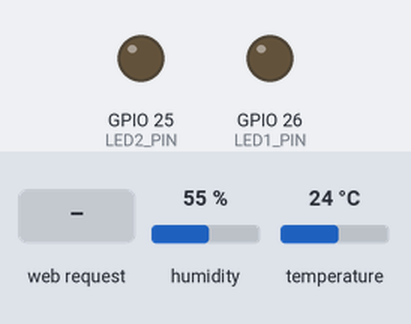
Recording of a sketch running on a simulated ESP32. Parts: output pins drawn as LEDs (lit = HIGH). Inputs (shaded band) come from the test bench; at power-on: humidity 55 %, temperature 24 °C. WiFi joins after 1.5 s; servers stay silent unless stated; what the sketch prints to the serial monitor is not drawn.

Above: at 3.7 s.
3.8 s: HTTP request GET /led1/on received
At 4.2 s:
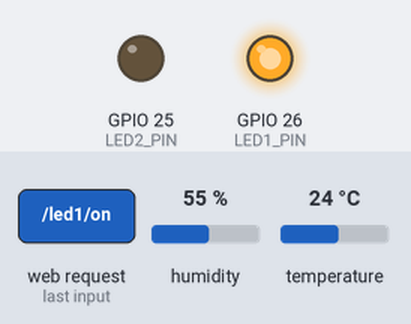
5.3 s: HTTP request GET /led2/on received
At 6.5 s:
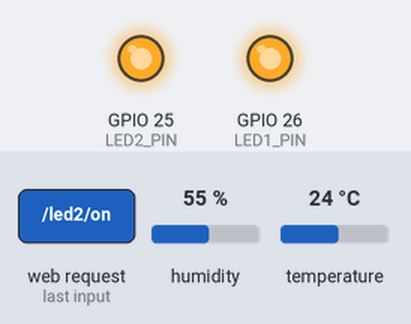
6.8 s: HTTP request GET /led1/off received
At 7.6 s:
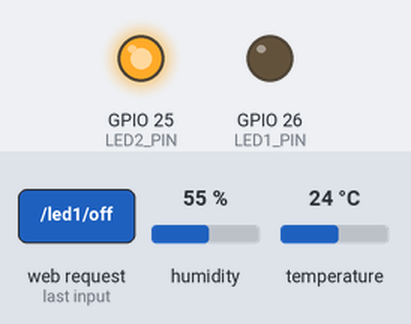
8.3 s: HTTP request GET /led2/off received
At 8.8 s:
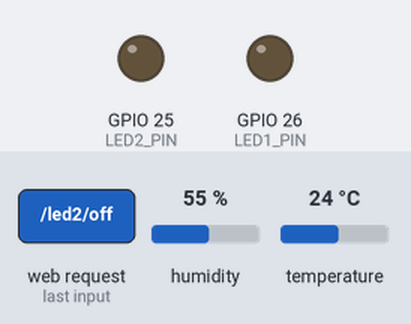
Timing chart, 0 to 10.8 s (numbered marks = the images above; inputs shaded):
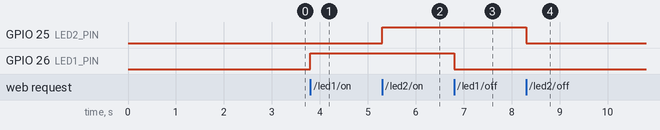

The sketch:

DHT11_and_LED_for_esp32.ino
```cpp
#include <WiFi.h>
#include "DHT.h"
#include <Adafruit_Sensor.h>
#include "ESPAsyncWebServer.h"

// ---------- DHT11 ----------
#define DHTPIN 27
#define DHTTYPE DHT11
DHT dht(DHTPIN, DHTTYPE);

// ---------- WiFi ----------
const char* ssid = "---";
const char* password = "---";

// ---------- Web server ----------
AsyncWebServer server(80);

// ---------- LEDs ----------
const int LED1_PIN = 26;
const int LED2_PIN = 25;
bool led1On = false;
bool led2On = false;

// ---------- Cached sensor values ----------
float temperature = NAN;
float humidity = NAN;
unsigned long lastRead = 0;
const unsigned long READ_INTERVAL = 2000;

// ---------- Web page ----------
const char index_html[] PROGMEM = R"rawliteral(
<!DOCTYPE HTML>
<html>
<head>
<meta charset="utf-8">
<meta name="viewport" content="width=device-width, initial-scale=1">
<title>DHT11 + LED</title>
<style>
  * { box-sizing: border-box; }
  body {
    margin: 0;
    padding: 16px;
    font-family: Arial, sans-serif;
    background: #f2f2f2;
    color: #222;
  }
  h1 {
    text-align: center;
    font-size: 1.6rem;
    margin: 4px 0 16px;
  }
  .board {
    max-width: 900px;
    margin: 0 auto;
    background: #fff;
    border: 3px solid #d9534f;
    border-radius: 16px;
    padding: 20px;
    display: grid;
    grid-template-columns: 1fr 1fr;
    gap: 24px;
  }
  @media (max-width: 640px) {
    .board { grid-template-columns: 1fr; }
  }
  .col { display: flex; flex-direction: column; gap: 24px; }

  .title {
    font-size: 1.5rem;
    font-weight: bold;
    text-decoration: underline;
    text-decoration-color: #d9534f;
    text-underline-offset: 6px;
    margin-bottom: 6px;
  }
  .gauge { text-align: center; }
  .gauge svg { width: 100%; max-width: 320px; }
  .gauge .value { font-size: 1.8rem; font-weight: bold; margin-top: -6px; }
  .gauge .unit { font-size: 1rem; color: #666; }

  .card {
    border: 2px solid #3b5b9c;
    border-radius: 18px;
    padding: 16px;
  }
  .card .title { display: flex; justify-content: space-between; align-items: center; }
  .dot {
    width: 18px; height: 18px; border-radius: 50%;
    background: #bbb; display: inline-block;
    border: 2px solid #888;
  }
  .dot.on { background: #ffd400; border-color: #c9a800; box-shadow: 0 0 12px #ffd400; }
  .btn {
    display: block;
    width: 100%;
    margin: 14px 0;
    padding: 18px;
    font-size: 1.4rem;
    font-weight: bold;
    background: #fff;
    border: 2px solid #3b5b9c;
    border-radius: 8px;
    cursor: pointer;
  }
  .btn:active { transform: scale(0.98); }
  .btn.on.active  { background: #28a745; color: #fff; border-color: #1e7e34; }
  .btn.off.active { background: #dc3545; color: #fff; border-color: #a71d2a; }
</style>
</head>
<body>
<h1>DHT11 + LED 2 ตัว</h1>
<div id="status" style="text-align:center;color:#d9534f;min-height:1.2em"></div>

<div class="board">

  <!-- LEFT: gauges -->
  <div class="col">

    <div class="gauge">
      <div class="title">Temp</div>
      <svg viewBox="0 0 200 120" id="gTemp"></svg>
      <div class="value"><span id="tVal">--</span> <span class="unit">&deg;C</span></div>
    </div>

    <div class="gauge">
      <div class="title">Hum</div>
      <svg viewBox="0 0 200 120" id="gHum"></svg>
      <div class="value"><span id="hVal">--</span> <span class="unit">%</span></div>
    </div>

  </div>

  <!-- RIGHT: LEDs -->
  <div class="col">

    <div class="card">
      <div class="title">LED 1 <span class="dot" id="dot1"></span></div>
      <button class="btn on"  id="l1on"  onclick="setLed(1,1)">ON</button>
      <button class="btn off" id="l1off" onclick="setLed(1,0)">OFF</button>
    </div>

    <div class="card">
      <div class="title">LED 2 <span class="dot" id="dot2"></span></div>
      <button class="btn on"  id="l2on"  onclick="setLed(2,1)">ON</button>
      <button class="btn off" id="l2off" onclick="setLed(2,0)">OFF</button>
    </div>

  </div>
</div>

<script>
  // Build a semicircle gauge inside an <svg>
  function buildGauge(svgId, max, step, color) {
    var svg = document.getElementById(svgId);
    var cx = 100, cy = 100, r = 80;
    var html = "";

    // background arc
    html += '<path d="M20 100 A80 80 0 0 1 180 100" fill="none" stroke="#ddd" stroke-width="12" stroke-linecap="round"/>';
    // value arc
    html += '<path id="' + svgId + 'Arc" d="M20 100 A80 80 0 0 1 180 100" fill="none" stroke="' + color +
            '" stroke-width="12" stroke-linecap="round" pathLength="100" stroke-dasharray="0 100" style="transition: stroke-dasharray .6s;"/>';

    // tick marks
    for (var v = 0; v <= max; v += step) {
      var a = Math.PI * (1 - v / max);
      var x1 = cx + (r - 14) * Math.cos(a), y1 = cy - (r - 14) * Math.sin(a);
      var x2 = cx + (r - 4)  * Math.cos(a), y2 = cy - (r - 4)  * Math.sin(a);
      html += '<line x1="' + x1 + '" y1="' + y1 + '" x2="' + x2 + '" y2="' + y2 + '" stroke="#d9534f" stroke-width="2"/>';
    }

    // needle
    html += '<g id="' + svgId + 'Needle" style="transform-origin:100px 100px; transform:rotate(-90deg); transition: transform .6s;">' +
            '<line x1="100" y1="100" x2="100" y2="34" stroke="#3b5b9c" stroke-width="3" stroke-linecap="round"/></g>';
    html += '<circle cx="100" cy="100" r="6" fill="#3b5b9c"/>';

    // min / max labels
    html += '<text x="20" y="116" text-anchor="middle" font-size="12" fill="#444">0</text>';
    html += '<text x="180" y="116" text-anchor="middle" font-size="12" fill="#444">' + max + '</text>';

    svg.innerHTML = html;
  }

  function setGauge(svgId, value, max) {
    var pct = Math.max(0, Math.min(1, value / max));
    document.getElementById(svgId + 'Needle').style.transform = 'rotate(' + (-90 + pct * 180) + 'deg)';
    document.getElementById(svgId + 'Arc').setAttribute('stroke-dasharray', (pct * 100) + ' 100');
  }

  buildGauge('gTemp', 60, 5, '#059e8a');
  buildGauge('gHum', 100, 10, '#00add6');

  function showLed(n, on) {
    document.getElementById('dot' + n).className = 'dot' + (on ? ' on' : '');
    document.getElementById('l' + n + 'on').className  = 'btn on'  + (on ? ' active' : '');
    document.getElementById('l' + n + 'off').className = 'btn off' + (on ? '' : ' active');
  }

  function setLed(n, on) {
    fetch('/led' + n + '/' + (on ? 'on' : 'off'), { cache: 'no-store' })
      .then(function (r) {
        if (!r.ok) throw new Error('HTTP ' + r.status);
        showLed(n, on);
      })
      .catch(function (e) {
        document.getElementById('status').textContent = 'LED error: ' + e;
      });
  }

  function update() {
    fetch('/data', { cache: 'no-store' })
      .then(function (r) {
        if (!r.ok) throw new Error('HTTP ' + r.status);
        return r.json();
      })
      .then(function (d) {
        document.getElementById('status').textContent = '';
        if (d.t !== null) {
          document.getElementById('tVal').textContent = d.t.toFixed(1);
          setGauge('gTemp', d.t, 60);
        }
        if (d.h !== null) {
          document.getElementById('hVal').textContent = d.h.toFixed(0);
          setGauge('gHum', d.h, 100);
        }
        showLed(1, d.led1 === 1);
        showLed(2, d.led2 === 1);
      })
      .catch(function (e) {
        document.getElementById('status').textContent = 'Update error: ' + e;
      });
  }

  update();
  setInterval(update, 2000);
</script>
</body>
</html>
)rawliteral";

// ---------- Helpers ----------
String buildJson() {
  String json = "{";
  json += "\"t\":" + (isnan(temperature) ? String("null") : String(temperature, 1)) + ",";
  json += "\"h\":" + (isnan(humidity) ? String("null") : String(humidity, 1)) + ",";
  json += "\"led1\":" + String(led1On ? 1 : 0) + ",";
  json += "\"led2\":" + String(led2On ? 1 : 0);
  json += "}";
  return json;
}

// ---------- Setup ----------
void setup() {
  Serial.begin(115200);
  delay(1000);
  Serial.println("\nBooting sketch...");

  dht.begin();

  pinMode(LED1_PIN, OUTPUT);
  pinMode(LED2_PIN, OUTPUT);
  digitalWrite(LED1_PIN, LOW);
  digitalWrite(LED2_PIN, LOW);

  WiFi.mode(WIFI_STA);
  WiFi.begin(ssid, password);

  int tries = 0;
  while (WiFi.status() != WL_CONNECTED && tries < 40) {
    delay(500);
    Serial.print(".");
    tries++;
  }

  if (WiFi.status() != WL_CONNECTED) {
    Serial.printf("\nFailed, status = %d\n", WiFi.status());
  } else {
    Serial.print("\nIP address: ");
    Serial.println(WiFi.localIP());
  }

  // Main page
  server.on("/", HTTP_GET, [](AsyncWebServerRequest *request) {
    request->send_P(200, "text/html", index_html);
  });

  // Sensor + LED data (JSON)
  server.on("/data", HTTP_GET, [](AsyncWebServerRequest *request) {
    request->send(200, "application/json", buildJson());
  });

  // LED 1 (GPIO 26)
  server.on("/led1/on", HTTP_GET, [](AsyncWebServerRequest *request) {
    led1On = true;
    digitalWrite(LED1_PIN, HIGH);
    Serial.println("LED 1 ON");
    request->send(200, "text/plain", "OK");
  });
  server.on("/led1/off", HTTP_GET, [](AsyncWebServerRequest *request) {
    led1On = false;
    digitalWrite(LED1_PIN, LOW);
    Serial.println("LED 1 OFF");
    request->send(200, "text/plain", "OK");
  });

  // LED 2 (GPIO 25)
  server.on("/led2/on", HTTP_GET, [](AsyncWebServerRequest *request) {
    led2On = true;
    digitalWrite(LED2_PIN, HIGH);
    Serial.println("LED 2 ON");
    request->send(200, "text/plain", "OK");
  });
  server.on("/led2/off", HTTP_GET, [](AsyncWebServerRequest *request) {
    led2On = false;
    digitalWrite(LED2_PIN, LOW);
    Serial.println("LED 2 OFF");
    request->send(200, "text/plain", "OK");
  });

  server.begin();
  Serial.println("HTTP server started.");
}

// ---------- Loop ----------
void loop() {
  if (millis() - lastRead >= READ_INTERVAL) {
    lastRead = millis();

    float t = dht.readTemperature();
    float h = dht.readHumidity();

    if (isnan(t) || isnan(h)) {
      Serial.println("Failed to read from DHT sensor!");
    } else {
      temperature = t;
      humidity = h;
      Serial.printf("Temperature: %.1f C, Humidity: %.0f %%\n", t, h);
    }
  }
}
```

Measured:
- after the input at 3.8 s, GPIO 26 (LED1_PIN): LOW → HIGH at once
- after the input at 5.3 s, GPIO 25 (LED2_PIN): LOW → HIGH at once
- after the input at 6.8 s, GPIO 26 (LED1_PIN): HIGH → LOW at once
- after the input at 8.3 s, GPIO 25 (LED2_PIN): HIGH → LOW at once
